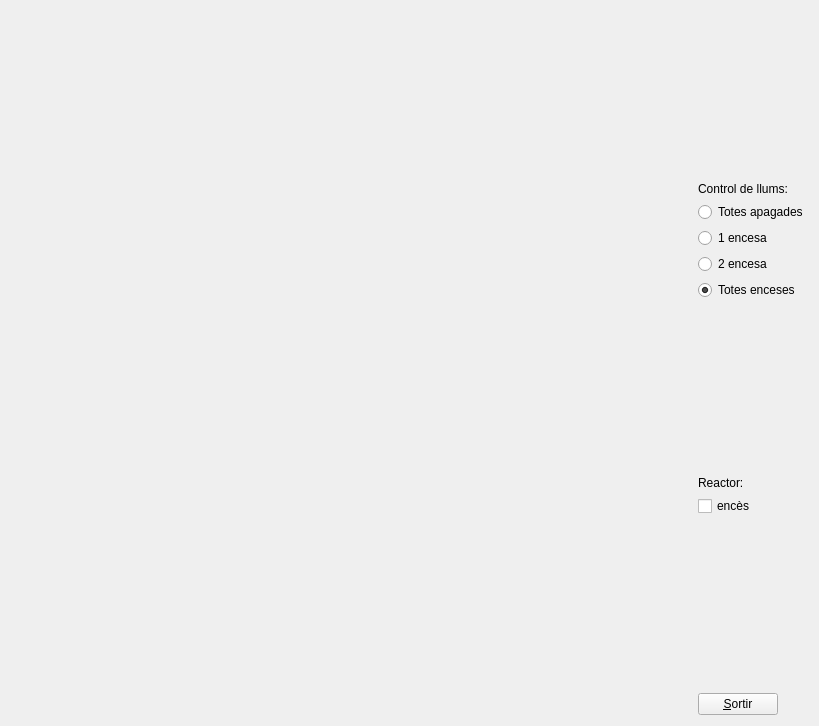
<?xml version="1.0" encoding="UTF-8"?>
<ui version="4.0">
 <class>MyForm</class>
 <widget class="QWidget" name="MyForm">
  <property name="geometry">
   <rect>
    <x>0</x>
    <y>0</y>
    <width>819</width>
    <height>726</height>
   </rect>
  </property>
  <property name="windowTitle">
   <string>IDI-Lab</string>
  </property>
  <layout class="QHBoxLayout" name="horizontalLayout">
   <item>
    <widget class="MyGLWidget" name="widget" native="true">
     <property name="sizePolicy">
      <sizepolicy hsizetype="Expanding" vsizetype="Expanding">
       <horstretch>0</horstretch>
       <verstretch>0</verstretch>
      </sizepolicy>
     </property>
    </widget>
   </item>
   <item>
    <layout class="QVBoxLayout" name="verticalLayout">
     <item>
      <spacer name="verticalSpacer_2">
       <property name="orientation">
        <enum>Qt::Vertical</enum>
       </property>
       <property name="sizeHint" stdset="0">
        <size>
         <width>20</width>
         <height>40</height>
        </size>
       </property>
      </spacer>
     </item>
     <item>
      <widget class="QLabel" name="label">
       <property name="text">
        <string>Control de llums:</string>
       </property>
      </widget>
     </item>
     <item>
      <widget class="QRadioButton" name="radioButton_4">
       <property name="text">
        <string>Totes apagades</string>
       </property>
       <property name="checked">
        <bool>false</bool>
       </property>
      </widget>
     </item>
     <item>
      <widget class="QRadioButton" name="radioButton">
       <property name="text">
        <string>1 encesa</string>
       </property>
      </widget>
     </item>
     <item>
      <widget class="QRadioButton" name="radioButton_2">
       <property name="text">
        <string>2 encesa</string>
       </property>
      </widget>
     </item>
     <item>
      <widget class="QRadioButton" name="radioButton_3">
       <property name="text">
        <string>Totes enceses</string>
       </property>
       <property name="checked">
        <bool>true</bool>
       </property>
      </widget>
     </item>
     <item>
      <spacer name="verticalSpacer_3">
       <property name="orientation">
        <enum>Qt::Vertical</enum>
       </property>
       <property name="sizeHint" stdset="0">
        <size>
         <width>20</width>
         <height>40</height>
        </size>
       </property>
      </spacer>
     </item>
     <item>
      <widget class="QLabel" name="label_2">
       <property name="text">
        <string>Reactor:</string>
       </property>
      </widget>
     </item>
     <item>
      <widget class="QCheckBox" name="checkBox">
       <property name="text">
        <string>encès</string>
       </property>
      </widget>
     </item>
     <item>
      <spacer name="verticalSpacer">
       <property name="orientation">
        <enum>Qt::Vertical</enum>
       </property>
       <property name="sizeHint" stdset="0">
        <size>
         <width>20</width>
         <height>40</height>
        </size>
       </property>
      </spacer>
     </item>
     <item>
      <widget class="QPushButton" name="pushButton">
       <property name="sizePolicy">
        <sizepolicy hsizetype="Fixed" vsizetype="Fixed">
         <horstretch>0</horstretch>
         <verstretch>0</verstretch>
        </sizepolicy>
       </property>
       <property name="text">
        <string>&amp;Sortir</string>
       </property>
      </widget>
     </item>
    </layout>
   </item>
  </layout>
 </widget>
 <customwidgets>
  <customwidget>
   <class>MyGLWidget</class>
   <extends>QWidget</extends>
   <header>MyGLWidget.h</header>
   <container>1</container>
   <slots>
    <signal>signalFocusMovedKeyboard(int)</signal>
    <signal>signalEngineMode(bool)</signal>
    <signal>cameraPrincipalRadio(bool)</signal>
    <signal>cameraSecondariaRadio(bool)</signal>
    <signal>dialpatri1(int)</signal>
    <signal>dialpatri2(int)</signal>
    <signal>allOn(bool)</signal>
    <signal>allOff(bool)</signal>
    <signal>oneOn(bool)</signal>
    <signal>twoOn(bool)</signal>
    <signal>reactorSig(bool)</signal>
    <slot>onFocusMoved(int)</slot>
    <slot>onEngineMode(bool)</slot>
    <slot>allOff()</slot>
    <slot>oneOn()</slot>
    <slot>twoOn()</slot>
    <slot>allOn()</slot>
    <slot>resetEscena()</slot>
    <slot>radioCamera(bool)</slot>
    <slot>principalCamera()</slot>
    <slot>secondaryCamera()</slot>
    <slot>rotpat1(int)</slot>
    <slot>rotpat2(int)</slot>
    <slot>reactor(bool)</slot>
   </slots>
  </customwidget>
 </customwidgets>
 <resources/>
 <connections>
  <connection>
   <sender>pushButton</sender>
   <signal>clicked()</signal>
   <receiver>MyForm</receiver>
   <slot>close()</slot>
   <hints>
    <hint type="sourcelabel">
     <x>757</x>
     <y>715</y>
    </hint>
    <hint type="destinationlabel">
     <x>839</x>
     <y>529</y>
    </hint>
   </hints>
  </connection>
  <connection>
   <sender>radioButton_4</sender>
   <signal>clicked()</signal>
   <receiver>widget</receiver>
   <slot>allOff()</slot>
   <hints>
    <hint type="sourcelabel">
     <x>808</x>
     <y>221</y>
    </hint>
    <hint type="destinationlabel">
     <x>496</x>
     <y>322</y>
    </hint>
   </hints>
  </connection>
  <connection>
   <sender>radioButton</sender>
   <signal>clicked()</signal>
   <receiver>widget</receiver>
   <slot>oneOn()</slot>
   <hints>
    <hint type="sourcelabel">
     <x>808</x>
     <y>246</y>
    </hint>
    <hint type="destinationlabel">
     <x>590</x>
     <y>348</y>
    </hint>
   </hints>
  </connection>
  <connection>
   <sender>radioButton_2</sender>
   <signal>clicked()</signal>
   <receiver>widget</receiver>
   <slot>twoOn()</slot>
   <hints>
    <hint type="sourcelabel">
     <x>808</x>
     <y>271</y>
    </hint>
    <hint type="destinationlabel">
     <x>551</x>
     <y>377</y>
    </hint>
   </hints>
  </connection>
  <connection>
   <sender>radioButton_3</sender>
   <signal>clicked()</signal>
   <receiver>widget</receiver>
   <slot>allOn()</slot>
   <hints>
    <hint type="sourcelabel">
     <x>808</x>
     <y>296</y>
    </hint>
    <hint type="destinationlabel">
     <x>528</x>
     <y>389</y>
    </hint>
   </hints>
  </connection>
  <connection>
   <sender>widget</sender>
   <signal>allOff(bool)</signal>
   <receiver>radioButton_4</receiver>
   <slot>setChecked(bool)</slot>
   <hints>
    <hint type="sourcelabel">
     <x>461</x>
     <y>182</y>
    </hint>
    <hint type="destinationlabel">
     <x>808</x>
     <y>221</y>
    </hint>
   </hints>
  </connection>
  <connection>
   <sender>widget</sender>
   <signal>oneOn(bool)</signal>
   <receiver>radioButton</receiver>
   <slot>setChecked(bool)</slot>
   <hints>
    <hint type="sourcelabel">
     <x>602</x>
     <y>203</y>
    </hint>
    <hint type="destinationlabel">
     <x>808</x>
     <y>246</y>
    </hint>
   </hints>
  </connection>
  <connection>
   <sender>widget</sender>
   <signal>twoOn(bool)</signal>
   <receiver>radioButton_2</receiver>
   <slot>setChecked(bool)</slot>
   <hints>
    <hint type="sourcelabel">
     <x>602</x>
     <y>264</y>
    </hint>
    <hint type="destinationlabel">
     <x>808</x>
     <y>271</y>
    </hint>
   </hints>
  </connection>
  <connection>
   <sender>widget</sender>
   <signal>allOn(bool)</signal>
   <receiver>radioButton_3</receiver>
   <slot>setChecked(bool)</slot>
   <hints>
    <hint type="sourcelabel">
     <x>570</x>
     <y>426</y>
    </hint>
    <hint type="destinationlabel">
     <x>808</x>
     <y>296</y>
    </hint>
   </hints>
  </connection>
  <connection>
   <sender>widget</sender>
   <signal>reactorSig(bool)</signal>
   <receiver>checkBox</receiver>
   <slot>setChecked(bool)</slot>
   <hints>
    <hint type="sourcelabel">
     <x>487</x>
     <y>525</y>
    </hint>
    <hint type="destinationlabel">
     <x>725</x>
     <y>507</y>
    </hint>
   </hints>
  </connection>
  <connection>
   <sender>checkBox</sender>
   <signal>toggled(bool)</signal>
   <receiver>widget</receiver>
   <slot>reactor(bool)</slot>
   <hints>
    <hint type="sourcelabel">
     <x>766</x>
     <y>505</y>
    </hint>
    <hint type="destinationlabel">
     <x>608</x>
     <y>595</y>
    </hint>
   </hints>
  </connection>
 </connections>
</ui>
